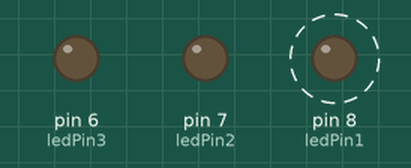
The sketch below on a simulated Arduino Uno, built with avr-gcc and run on an emulated ATmega328P. Parts: output pins drawn as LEDs (lit = HIGH). Dashed ring = blinking.

Above: at 0.3 s.
Timing chart, 0 to 3.0 s (numbered marks = the images above):
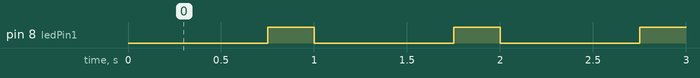

Measured:
- by itself, pin 8 (ledPin1): alternates HIGH for 0.25 s and LOW for 0.75 s

The sketch:

blinkyWithoutDelay2.ino
```cpp
// These variables store the flash pattern
// and the current state of the LED

int ledPin1 =  8;      // the number of the LED pin
int ledPin2 = 7;
int ledPin3 = 6;
int ledState = LOW;             // ledState used to set the LED
unsigned long previousMillis = 0;        // will store last time LED was updated
long OnTime = 250;           // milliseconds of on-time
long OffTime = 750;          // milliseconds of off-time
long OnTime2 = 1000;
long OffTime2 = 1500;
int ledState2 = LOW;

void setup()
{
  // set the digital pin as output:
  pinMode(ledPin1, OUTPUT);
  pinMode(ledPin2, OUTPUT);
  pinMode(ledPin3, OUTPUT);
}

void loop()
{
  // check to see if it's time to change the state of the LED
  unsigned long currentMillis = millis();

  if((ledState == HIGH) && (currentMillis - previousMillis >= OnTime))
  {
    ledState = LOW;  // Turn it off
    previousMillis = currentMillis;  // Remember the time
  }
  else if ((ledState == LOW) && (currentMillis - previousMillis >= OffTime))
  {
    ledState = HIGH;  // turn it on
    previousMillis = currentMillis;   // Remember the time

  }

    if((ledState2 == HIGH) && (currentMillis - previousMillis >= OnTime2))
  {
    ledState2 = LOW;  // Turn it off
    previousMillis = currentMillis;  // Remember the time
  }
  else if ((ledState2 == LOW) && (currentMillis - previousMillis >= OffTime2))
  {
    ledState2 = HIGH;  // turn it on
    previousMillis = currentMillis;   // Remember the time

  }

  digitalWrite(ledPin1, ledState);    // Update the actual LED
  digitalWrite(ledPin2, ledState2);
  //digitalWrite(ledPin3, ledState);
}
```
